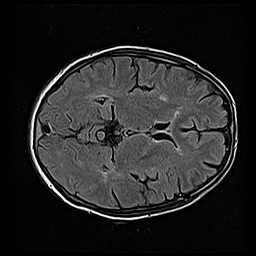
#> input picture src/prepration/Original_FLAIRs_prep/104252_10.png, 256 x 256 px; its folder holds only this picture in this run
$ python -i generating_4L_masks.py   (imports and definitions only)
#> lines starting #> are read from the running program, lines starting #| are printed output that depends on the picture; after the words box and inside, x2 and y2 are one past the last pixel; in counts of white or black regions, pixels touching at a corner belong together
#> further down, picture is the input picture: shape (256, 256); min 0, max 255, mean 36.3


# %% Packages
import os
import cv2
import shutil
import random
import skimage
import numpy as np
import nibabel as nib
import matplotlib.pyplot as plt
from skimage.morphology import diamond, binary_opening, binary_closing, erosion, dilation, rectangle


# %% Functions
# [77 lines left out: functions load_nifti, save_nifti, mapping_4l, nii_display, nii_display_1, not called in this run]
    # plt.close()


def brain_mask_2(data_img):
    # data_img = np.mean(data_img, axis=-1)

    mask_img = np.zeros((data_img.shape), dtype=np.uint8)
    pad_width = 28

    brain_centers = np.zeros((2))
    brain_axes = np.zeros((2))

    area_e = 0

    # Load the grayscale MRI image
    image = 255 * (data_img / np.max(data_img))
    image = np.pad(image,
                   pad_width=((pad_width, pad_width), (pad_width, pad_width)),
                   mode='constant',
                   constant_values=0)
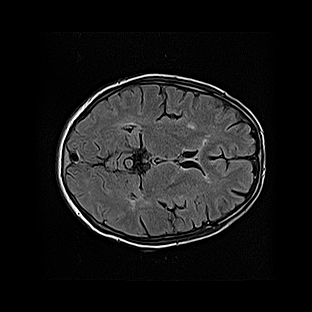
#> image: shape (312, 312) float64; min 0, max 255, mean 24.5

    # 1. Thresholding the Image
    threshold_value = int(255 / 10)  # min_val + (np.percentile(image, 10) - min_val)
    _, initial_mask = cv2.threshold(image, threshold_value, 255, cv2.THRESH_BINARY)
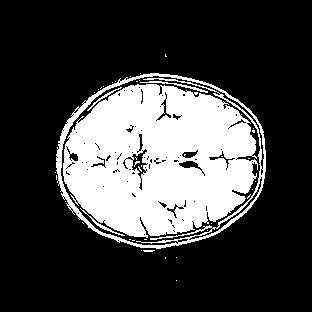
#> initial_mask: shape (312, 312) float64; 25.7% white; 42 white regions (36 under 20 px), largest, box (x1, y1, x2, y2) and area: (63, 84, 258, 238) 21804, (56, 73, 266, 249) 2844, (140, 81, 208, 93) 131, (80, 208, 125, 236) 99, (87, 87, 122, 111) 73, (143, 250, 155, 252) 21

    # Convert mask to boolean for morphological operations
    initial_mask_bool = initial_mask.astype(bool)

    # 2. Morphological Operations (Open/Close) using a diamond-shaped structuring element

    struct_elem = diamond(1)  # Create a diamond-shaped structuring element

    # Apply opening and closing to fill the mask
    opened_mask = binary_opening(initial_mask_bool, struct_elem)
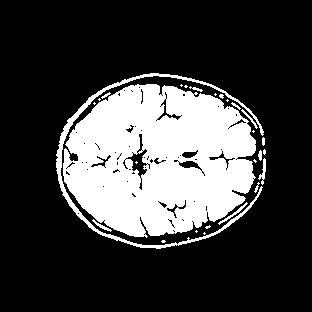
#> opened_mask: shape (312, 312) bool; 24.7% white; 27 white regions (15 under 20 px), largest, box (x1, y1, x2, y2) and area: (63, 84, 256, 238) 21603, (56, 73, 264, 249) 1895, (218, 202, 248, 225) 87
    closed_mask = binary_closing(opened_mask, struct_elem)
#> closed_mask: shape (312, 312) bool; 25.5% white; 7 white regions (5 under 20 px), largest, box (x1, y1, x2, y2) and area: (56, 73, 266, 249) 24746, (262, 137, 265, 146) 23

    dilated_mask = dilation(closed_mask, diamond(1))
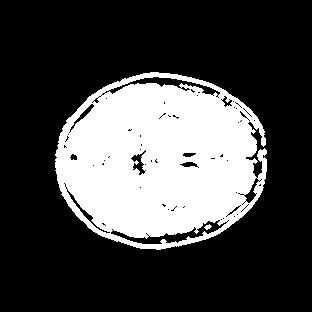
#> dilated_mask: shape (312, 312) bool; 27.7% white; 2 white regions, box (x1, y1, x2, y2) and area: (55, 72, 267, 250) 26933, (204, 224, 212, 230) 27

    struct_elem = diamond(4)  # Create a diamond-shaped structuring element

    # Apply opening and closing to fill the mask
    # opened_mask = binary_opening(initial_mask_bool, struct_elem)
    closed_mask = binary_closing(dilated_mask, struct_elem)
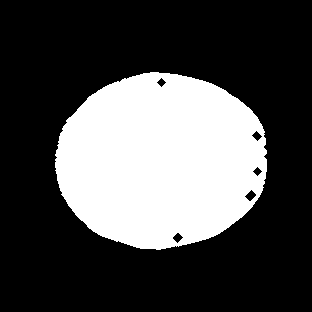
#> closed_mask: shape (312, 312) bool; 30% white; 1 white region, box (x1, y1, x2, y2) and area: (55, 72, 267, 250) 29189

    # Convert the processed mask back to uint8
    filled_mask = (closed_mask * 255).astype(np.uint8)
#> filled_mask: shape (312, 312); 30% white; 1 white region

    # # 3. Apply the Eroded Mask to the Original Image to Extract the Skull
    # skull_image = cv2.bitwise_and(image, image, mask=eroded_mask_uint8)

    # 4. Find contours in the mask
    contours, _ = cv2.findContours(filled_mask, cv2.RETR_EXTERNAL, cv2.CHAIN_APPROX_SIMPLE)
#> contours = 1 contour; box (x1, y1, x2, y2) and area: (55, 72, 267, 250) 29162

    if contours:
        # print(f'\t\t Contours: {len(contours)}')

        # Find the largest contour (assuming the skull is the largest object in the mask)
        largest_contour = max(contours, key=cv2.contourArea)
#> largest_contour = contour of 298 points, box (x1, y1, x2, y2) (55, 72, 267, 250), area 29162

        # Fit an ellipse to the largest contour
        if len(largest_contour) >= 5:  # At least 5 points are needed to fit an ellipse
            ellipse = cv2.fitEllipse(largest_contour)
#> ellipse = ((160.9, 160.4), (174.5, 213.1), 87.16)

            # Calculate the area of the ellipse
            axes = ellipse[1]
#> axes = (174.5, 213.1)
            brain_axes = axes
#> brain_axes = (174.5, 213.1)
            ellipse_area = np.pi * (axes[0] / 2) * (axes[1] / 2)
#> ellipse_area = 29201.6

            # Calculate the center coordinates
            if ellipse_area > area_e:
                # update area_e:
                area_e = ellipse_area
#> area_e = 29201.6

                # save the cneters:
                center_x, center_y = map(int, ellipse[0])
#> center_x = 160; center_y = 160
                brain_centers[0] = center_x - pad_width
                brain_centers[1] = center_y - pad_width

            # Create a blank image to draw the ellipse
            ellipse_image = np.zeros_like(filled_mask)

            # Draw the ellipse on the blank image
            cv2.ellipse(ellipse_image, ellipse, 255, thickness=-1)  # Filled ellipse with white color
#> ellipse_image: shape (312, 312); 30.3% white; 1 white region, box (x1, y1, x2, y2) and area: (55, 73, 268, 249) 29449

            # 5. Erosion to Shrink the Mask by 10 Pixels
            eroded_mask = erosion(ellipse_image, diamond(20))
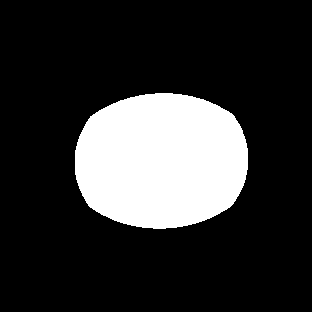
#> eroded_mask: shape (312, 312); 19.8% white; 1 white region, box (x1, y1, x2, y2) and area: (75, 93, 248, 229) 19232
            eroded_mask_uint8 = (eroded_mask * 1).astype(np.uint8)

            # 7. Unpad the obtained eroded mask
            eroded_mask_uint8_unpad = eroded_mask_uint8[pad_width:-pad_width, pad_width:-pad_width]
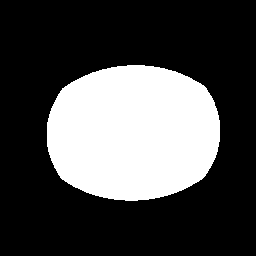
#> eroded_mask_uint8_unpad: shape (256, 256); 29.3% white; 1 white region, box (x1, y1, x2, y2) and area: (47, 65, 220, 201) 19232
            mask_img[...] = eroded_mask_uint8_unpad

        else:
            print("\t\tNot enough points to fit an ellipse.")
    else:
        print("\t\tNo Contours to fit an ellipse")

    return mask_img, brain_centers, brain_axes


# [28 lines left out: function fitter, not called in this run]


# %% Define Directories

# Directory of Pre-processed FLAIR Data
flair_dir = r'C:/Users/SAI/Desktop/Desktop/Original_FLAIRs_prep'
# Directory of Manually Segmented Abnormal WMH Data
man_seg_wmh_dir = r'C:/Users/SAI/Desktop/Desktop/abWMH_manual_segmentations'
# Directory of Automatically/Manually Segmented Normal WMH Data
man_seg_normal_wmh_dir = r'C:/Users/SAI/Desktop/Desktop/nWMH_manual_segmentations'
# Directory of Manually Segmented Ventricles Data
man_seg_vent_dir = r'C:/Users/SAI/Desktop/Desktop/vent_manual_segmentations'
# Directory of Generated 4-level Masks Data
save_path = r'C:/Users/SAI/Desktop/Desktop/manual_4L_masks_april'
# [1 line not run here, left out]
png_save_path_1 = r'C:/Users/SAI/Desktop/Desktop/manual_4L_masks_new_png_nonZero'
png_save_path_2 = r'C:/Users/SAI/Desktop/Desktop/manual_4L_masks_new_png_Zero'
# [2 lines not run here, left out]


# %% Make a 4L Mask and Save it

# [1 line that did not run here, left out]

# [38 lines not run here, left out]
    # # Save the updated masks.
    # save_nifti(vent_data, vent_obj, os.path.join(man_seg_vent_dir, file))
    # save_nifti(n_wmh_data, n_wmh_obj, os.path.join(man_seg_normal_wmh_dir, file))


# %% Save PNG Images from 4L Masks

# [1 line that did not run here, left out]

# [36 lines not run here, left out]


# %% Separate the paired images to test and train sets based on 70% & 30% random selection.

# Define paths
folder_name = 'dataset_4l_man_april'
train_folder = os.path.join(os.path.dirname(save_path) , folder_name, 'train')
test_folder = os.path.join(os.path.dirname(save_path) , folder_name, 'test')

# Create train and test folders if they don't exist
# [2 lines not run here, left out]

# Get list of unique image IDs (assuming first 6 characters represent an ID)
# [1 line that did not run here, left out]
# [1 line that did not run here, left out]

# Shuffle and split 70% train, 30% test
# [1 line not run here, left out]
# [1 line that did not run here, left out]
# [1 line that did not run here, left out]

# you may disable the following line while using whole dataset, not the provided sample
test_ids = ['104252', '105074', '105465', '105755', '105911'
            ]

# Move images to respective folders
# [11 lines not run here, left out]

>>> import cv2
>>> picture = cv2.imread('Original_FLAIRs_prep/104252_10.png', cv2.IMREAD_GRAYSCALE)
>>> result = brain_mask_2(picture)

$ run again, on src/prepration/Original_FLAIRs_prep/104252_5.png
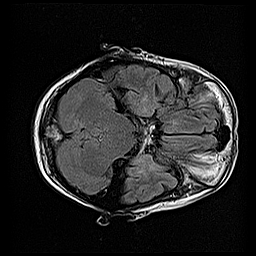
#> input picture src/prepration/Original_FLAIRs_prep/104252_5.png, 256 x 256 px
#> picture is the input picture: shape (256, 256); min 0, max 255, mean 36.2
#> in brain_mask_2, `_, initial_mask = cv2.threshold(image, threshold_value, 255, cv2.THRES..`:
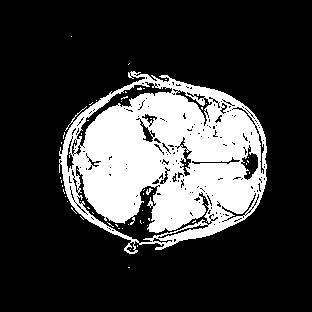
#> initial_mask: shape (312, 312) float64; 23.4% white; 55 white regions (53 under 20 px), largest, box (x1, y1, x2, y2) and area: (59, 71, 267, 254) 22602, (146, 188, 153, 195) 23
#> opened_mask: shape (312, 312) bool; 22.4% white; 22 white regions (14 under 20 px), largest, box (x1, y1, x2, y2) and area: (60, 74, 267, 250) 21444, (185, 221, 206, 229) 58, (192, 96, 205, 106) 55
#> dilated_mask: shape (312, 312) bool; 25.7% white; 3 white regions (1 under 20 px), largest, box (x1, y1, x2, y2) and area: (59, 70, 268, 251) 24931, (123, 243, 139, 255) 81
#> filled_mask: shape (312, 312); 27.7% white; 1 white region
#> contours = 1 contour; box (x1, y1, x2, y2) and area: (59, 70, 268, 255) 27160
#> largest_contour = contour of 373 points, box (x1, y1, x2, y2) (59, 70, 268, 255), area 27160
#> ellipse = ((165, 160), (167.4, 210.4), 90.79)
#> axes = (167.4, 210.4)
#> ellipse_area = 27665.4
#> center_x = 165; center_y = 159
#> ellipse_image: shape (312, 312); 28.7% white; 1 white region, box (x1, y1, x2, y2) and area: (60, 76, 271, 245) 27907
#> eroded_mask: shape (312, 312); 18.5% white; 1 white region, box (x1, y1, x2, y2) and area: (80, 96, 251, 225) 17963
#> in brain_mask_2, `eroded_mask_uint8_unpad = eroded_mask_uint8[pad_width:-pad_width, pad_..`:
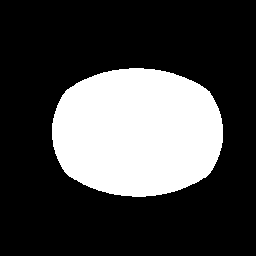
#> eroded_mask_uint8_unpad: shape (256, 256); 27.4% white; 1 white region, box (x1, y1, x2, y2) and area: (52, 68, 223, 197) 17963

$ run again, on src/prepration/Original_FLAIRs_prep/105074_10.png
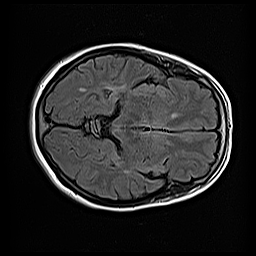
#> input picture src/prepration/Original_FLAIRs_prep/105074_10.png, 256 x 256 px
#> picture is the input picture: shape (256, 256); min 0, max 255, mean 35.5
#> in brain_mask_2, `_, initial_mask = cv2.threshold(image, threshold_value, 255, cv2.THRES..`:
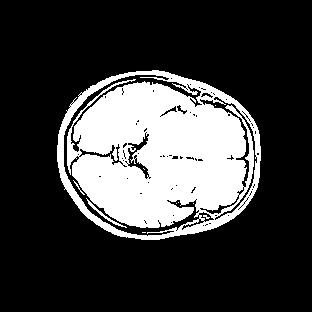
#> initial_mask: shape (312, 312) float64; 24.4% white; 10 white regions (7 under 20 px), largest, box (x1, y1, x2, y2) and area: (57, 70, 261, 240) 23602, (86, 198, 127, 228) 116, (73, 180, 85, 195) 25
#> opened_mask: shape (312, 312) bool; 23.9% white; 19 white regions (10 under 20 px), largest, box (x1, y1, x2, y2) and area: (72, 81, 254, 228) 18925, (57, 70, 261, 240) 3731, (67, 128, 82, 167) 232
#> dilated_mask: shape (312, 312) bool; 26.9% white; 1 white region, box (x1, y1, x2, y2) and area: (56, 69, 262, 241) 26179
#> filled_mask: shape (312, 312); 29% white; 1 white region
#> contours = 1 contour; box (x1, y1, x2, y2) and area: (56, 69, 262, 241) 27956
#> largest_contour = contour of 260 points, box (x1, y1, x2, y2) (56, 69, 262, 241), area 27956
#> ellipse = ((157.9, 155.5), (170.2, 209.9), 95.5)
#> axes = (170.2, 209.9)
#> ellipse_area = 28053.9
#> center_x = 157; center_y = 155
#> ellipse_image: shape (312, 312); 29.1% white; 1 white region, box (x1, y1, x2, y2) and area: (53, 70, 264, 242) 28329
#> eroded_mask: shape (312, 312); 18.8% white; 1 white region, box (x1, y1, x2, y2) and area: (73, 90, 244, 222) 18311
#> in brain_mask_2, `eroded_mask_uint8_unpad = eroded_mask_uint8[pad_width:-pad_width, pad_..`:
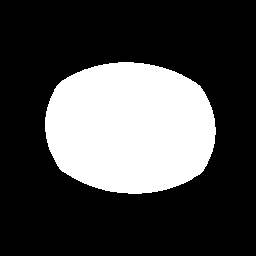
#> eroded_mask_uint8_unpad: shape (256, 256); 27.9% white; 1 white region, box (x1, y1, x2, y2) and area: (45, 62, 216, 194) 18311

$ run again, on src/prepration/Original_FLAIRs_prep/105074_5.png
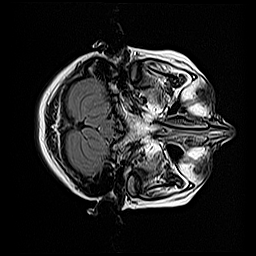
#> input picture src/prepration/Original_FLAIRs_prep/105074_5.png, 256 x 256 px
#> picture is the input picture: shape (256, 256); min 0, max 255, mean 34.1
#> initial_mask: shape (312, 312) float64; 19.6% white; 45 white regions (40 under 20 px), largest, box (x1, y1, x2, y2) and area: (64, 73, 264, 244) 18717, (159, 90, 166, 109) 93, (120, 68, 137, 78) 72, (137, 93, 147, 106) 51, (145, 51, 152, 63) 22
#> opened_mask: shape (312, 312) bool; 18.6% white; 25 white regions (17 under 20 px), largest, box (x1, y1, x2, y2) and area: (64, 74, 264, 239) 17453, (155, 203, 165, 224) 137, (159, 92, 166, 109) 85
#> dilated_mask: shape (312, 312) bool; 22.4% white; 5 white regions, box (x1, y1, x2, y2) and area: (63, 73, 265, 240) 21559, (119, 68, 135, 77) 88, (114, 235, 127, 245) 83, (136, 93, 148, 107) 72, (111, 210, 117, 216) 21
#> filled_mask: shape (312, 312); 24.7% white; 1 white region
#> contours = 1 contour; box (x1, y1, x2, y2) and area: (63, 68, 265, 245) 24947
#> largest_contour = contour of 232 points, box (x1, y1, x2, y2) (63, 68, 265, 245), area 24947
#> ellipse = ((158.4, 155.8), (170.2, 191.4), 94.83)
#> axes = (170.2, 191.4)
#> ellipse_area = 25581.8
#> center_x = 158; center_y = 155
#> ellipse_image: shape (312, 312); 26.5% white; 1 white region, box (x1, y1, x2, y2) and area: (63, 71, 255, 242) 25818
#> eroded_mask: shape (312, 312); 16.8% white; 1 white region, box (x1, y1, x2, y2) and area: (83, 91, 235, 222) 16372
#> in brain_mask_2, `eroded_mask_uint8_unpad = eroded_mask_uint8[pad_width:-pad_width, pad_..`:
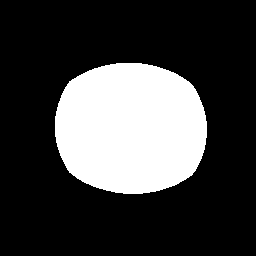
#> eroded_mask_uint8_unpad: shape (256, 256); 25% white; 1 white region, box (x1, y1, x2, y2) and area: (55, 63, 207, 194) 16372
